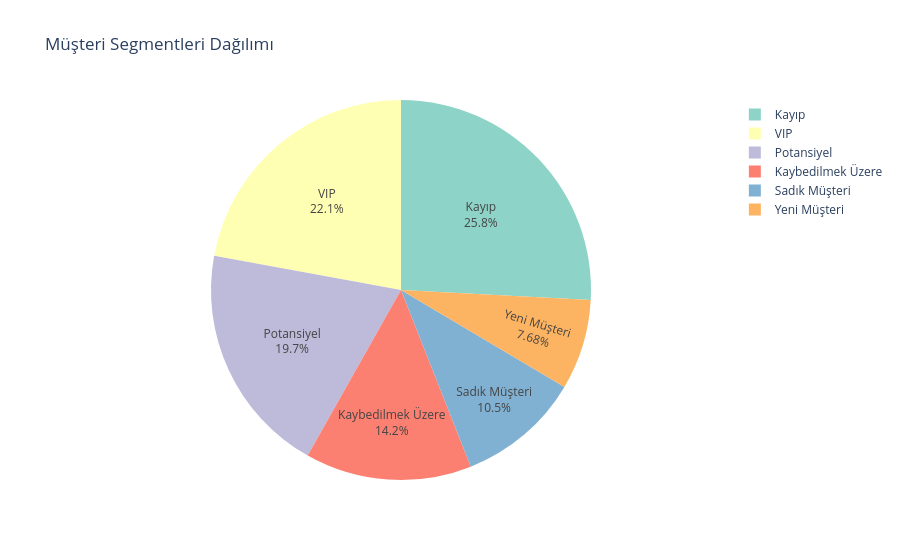

The notebook cell saved with this chart:
### Code cell
segment_counts = rfm['Segment'].value_counts()

fig = px.pie(
    values=segment_counts.values,
    names=segment_counts.index,
    title='Müşteri Segmentleri Dağılımı',
    color_discrete_sequence=px.colors.qualitative.Set3
)
fig.update_traces(textposition='inside', textinfo='percent+label')
fig.show()

### Figure 1 — Plotly figure (JSON) as saved in the notebook; plotly's stock layout.template omitted (floating-point values rounded to 4 significant figures)
{"data": [{"domain": {"x": [0, 1], "y": [0, 1]}, "hovertemplate": "label=%{label}<br>value=%{value}<extra></extra>", "labels": ["Kayıp", "VIP", "Potansiyel", "Kaybedilmek Üzere", "Sadık Müşteri", "Yeni Müşteri"], "legendgroup": "", "name": "", "showlegend": true, "textinfo": "percent+label", "textposition": "inside", "type": "pie", "values": [1515, 1296, 1156, 830, 615, 450]}], "layout": {"legend": {"tracegroupgap": 0}, "piecolorway": ["rgb(141,211,199)", "rgb(255,255,179)", "rgb(190,186,218)", "rgb(251,128,114)", "rgb(128,177,211)", "rgb(253,180,98)", "rgb(179,222,105)", "rgb(252,205,229)", "rgb(217,217,217)", "rgb(188,128,189)", "rgb(204,235,197)", "rgb(255,237,111)"], "title": {"text": "Müşteri Segmentleri Dağılımı"}}}
